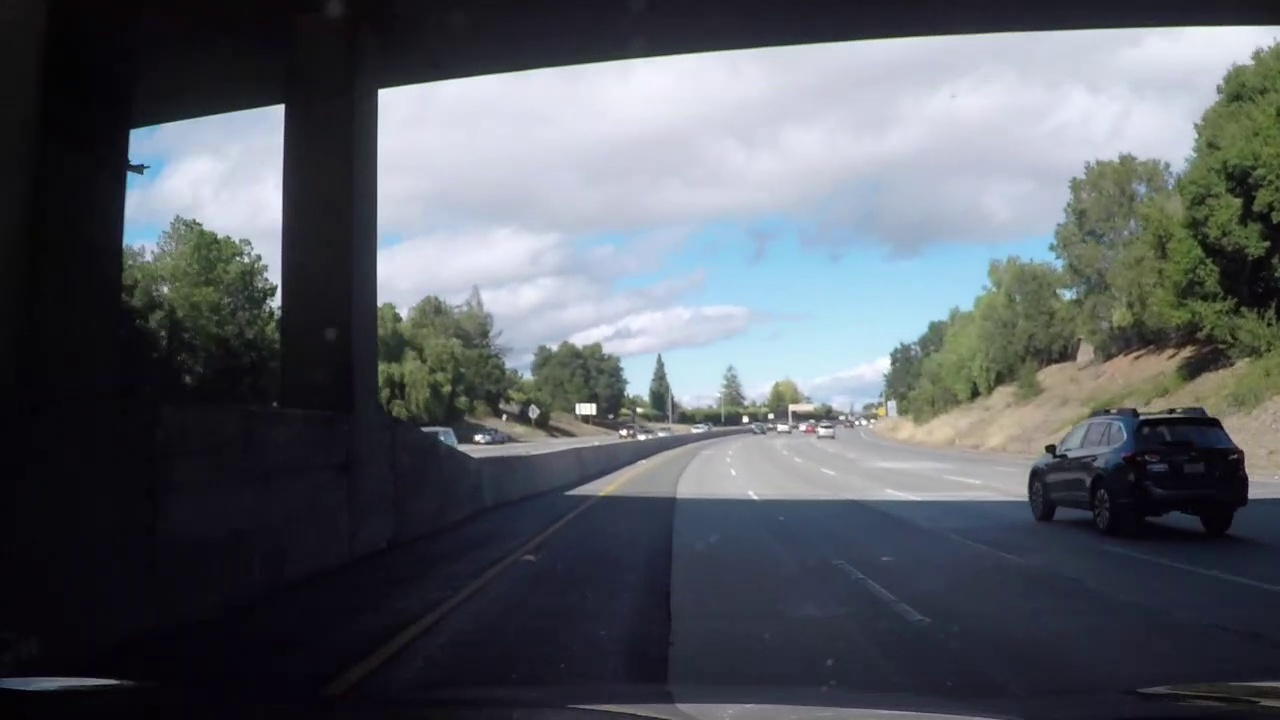
#> input picture test_images/challenge_video_frame_140.jpg, 1280 x 720 px; its folder holds only this picture in this run
$ python -i Thresholding.py   (imports and definitions only)   (older library calls are emulated)
#> lines starting #> are read from the running program, lines starting #| are printed output that depends on the picture; after the words box and inside, x2 and y2 are one past the last pixel; in counts of white or black regions, pixels touching at a corner belong together
#> further down, picture is the input picture: shape (720, 1280, 3); mean B, G, R 99, 92.5, 87.7
### utils.py
import numpy as np
import matplotlib.pyplot as plt
import matplotlib.image as mpimg
import cv2
import glob
import pickle

_parameters = {
    "s_thresh_low" : 10,
    "s_thresh_high" : 300,
    "sx_thresh_low": 0,
    "sx_thresh_high": 255,
    "region_of_interest": np.ones((720, 1280), dtype=np.bool),
    "src_vertices": np.float32([(550, 460),    # top-left
                                (150, 720),    # bottom-left
                                (1200, 720),   # bottom-right
                                (770, 460)]),  # top-right
    "dst_vertices": np.float32([(100, 0),
                                (100, 720),
                                (1100, 720),
                                (1100, 0)]),
    "nwindows": 9,
    "margin": 100,
    "minpix": 50
}

# [23 lines left out: functions display_images, display_polynomial, not called in this run]

def get_params():
    return _parameters

def set_params(params):
    _parameters = params

# [11 lines left out: functions save_params, load_params, not called in this run]

### Thresholding.py
import cv2
from utils import *

MOUSE_SIZE = 10

class Thresholding:
    """ This class is for extracting relevant pixels in an image.

    Attributes:
        parameters (dict): Dictionary contains all parameters needed for the pipeline
        s_thresh (tuple): Low and high value of S channel in HLS color space
        sx_thresh (tuple): Low and high value of change in x direction
        window_name (str): Name of the window when display() is called
        img (np.array): Image that is being processed
    """
    def __init__(self):
        """ Init Thresholding."""
        self.parameters = get_params()
        self.s_thresh = (self.parameters["s_thresh_low"], self.parameters["s_thresh_high"])
        self.sx_thresh = (self.parameters["sx_thresh_low"], self.parameters["sx_thresh_high"])
        self.roi = self.parameters["region_of_interest"]
        self.window_name = "thresholded"
        self.img = None

        self._left_clicked = False
        self._right_clicked = False

    def houghlines(self, gray):
        """ Take an image and find lines in it."""
        edges = cv2.Canny(gray, 50, 150, apertureSize=3, L2gradient=True)
        cv2.imshow("Canny", edges)
        return edges

    def forward(self, img):
        """ Take an image and extract all relavant pixels.

        Parameters:
            img (np.array): An image

        Returns:
            binary (np.array): A binary image
        """
        # Convert to HLS color space and separate the S channel
        hls = cv2.cvtColor(img, cv2.COLOR_BGR2HLS)
#> hls: shape (720, 1280, 3); mean of channels 0, 1, 2 103.8, 93.8, 59.5
        # hls = cv2.cvtColor(img, cv2.COLOR_RGB2HLS)
        s_channel = hls[:,:,2]
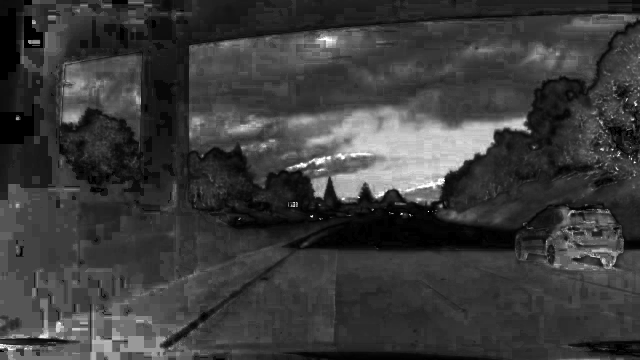
#> s_channel: shape (720, 1280) (shown at 1/2 size); min 0, max 255, mean 59.5
        cv2.imshow("S channel", s_channel)
        cv2.imshow("Region of interest", (np.uint8(self.roi) * 255))

        gray = cv2.cvtColor(img, cv2.COLOR_BGR2GRAY)
        # gray = cv2.cvtColor(img, cv2.COLOR_RGB2GRAY)
        gray = cv2.GaussianBlur(gray, ksize=(3, 3), sigmaX=5)

        gray = self.houghlines(gray)
#> in houghlines, `edges = cv2.Canny(gray, 50, 150, apertureSize=3, L2gradient=True)`:
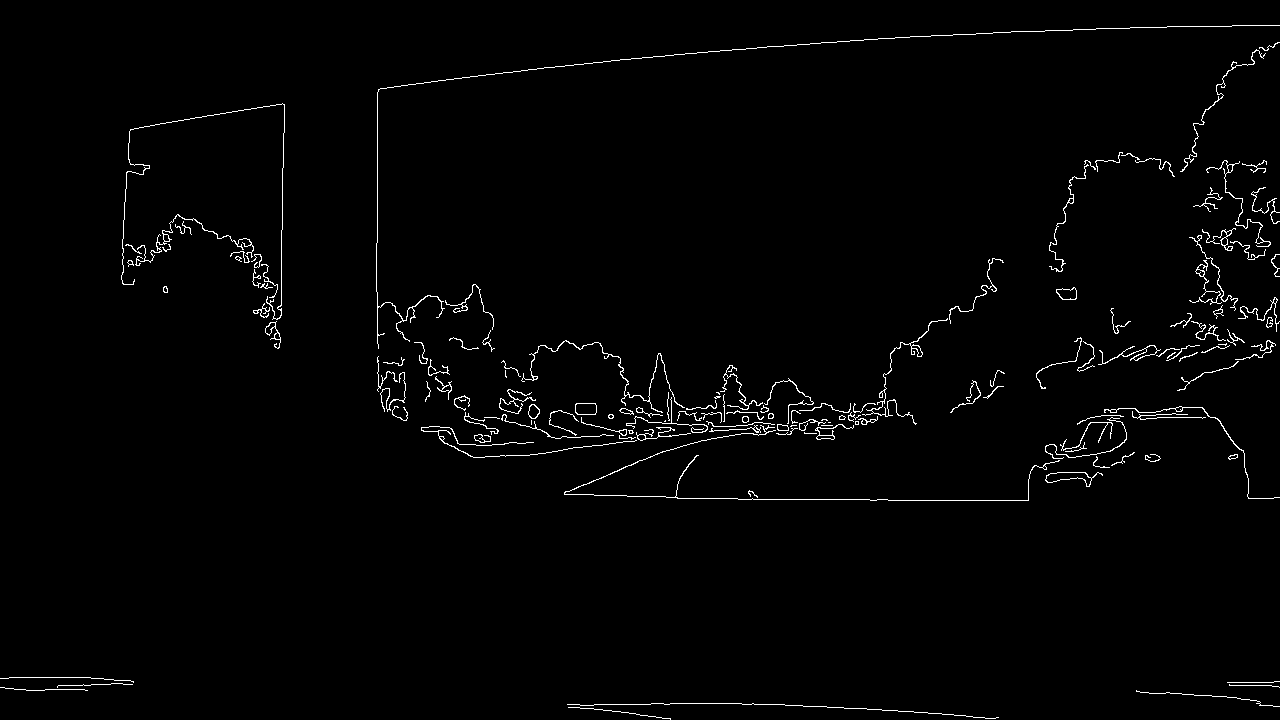
#> edges: shape (720, 1280); 1.5% white in thin lines or dots

        # Sobel x
        sobelx = cv2.Sobel(gray, cv2.CV_64F, 1, 0, ksize=3)
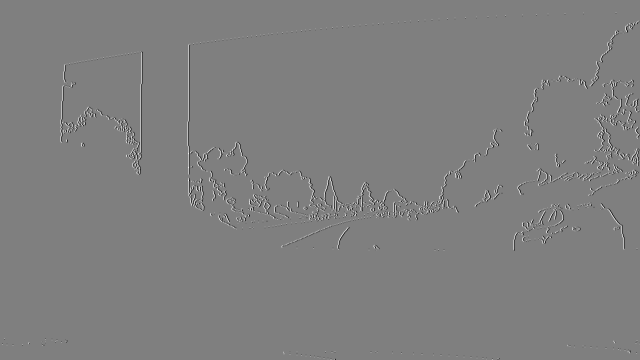
#> sobelx: shape (720, 1280) float64 (shown at 1/2 size); min -1020, max 1020, mean 0; drawn with min black and max white
        abs_sobel = np.abs(sobelx)
        scaled_sobel = np.uint8(255*abs_sobel/np.max(abs_sobel))

        # Threshold x gradient
        sxbinary = np.uint8((scaled_sobel >= self.sx_thresh[0]) & (scaled_sobel <= self.sx_thresh[1]))
#> sxbinary: shape (720, 1280); every value is 1

        # Threshold color channel
        s_binary = np.uint8((s_channel >= self.s_thresh[0]) & (s_channel <= self.s_thresh[1]))
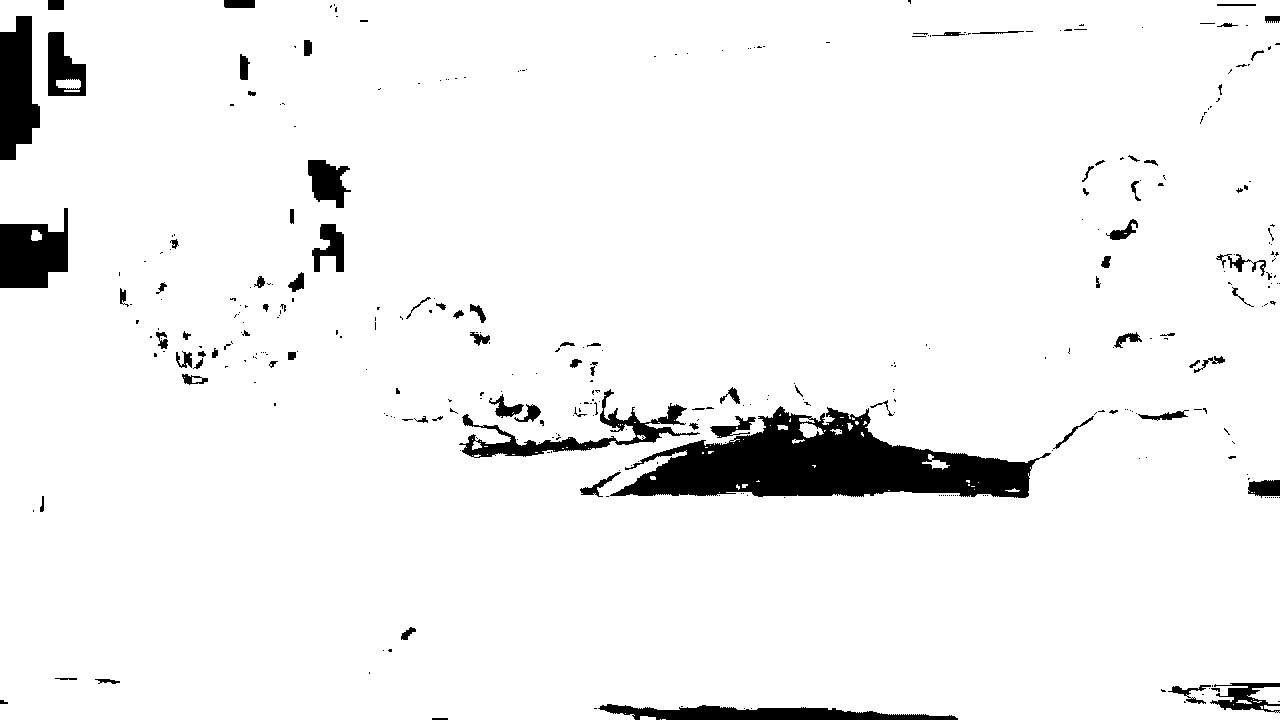
#> s_binary: shape (720, 1280); values 0 (black) and 1 (white), 94.7% white; 358 black regions (271 under 20 px), largest, box (x1, y1, x2, y2) and area: (610, 406, 1051, 498) 20727, (0, 16, 40, 160) 4284, (0, 208, 68, 288) 3869
        # print(s_binary.shape)
        # print(self.roi.shape)
        binary = ((s_binary | sxbinary) & self.roi) * 255
        return binary

    # [31 lines left out: functions display, create_trackbar, trackbar_callback, not called in this run]

    def save_parameters(self):
        set_params(self.parameters)

    # [47 lines left out: function mouse_callback, not called in this run]

>>> import cv2
>>> picture = cv2.imread('test_images/challenge_video_frame_140.jpg')
>>> result = Thresholding().forward(picture)

$ run again, on test_images/challenge_video_test1.jpg
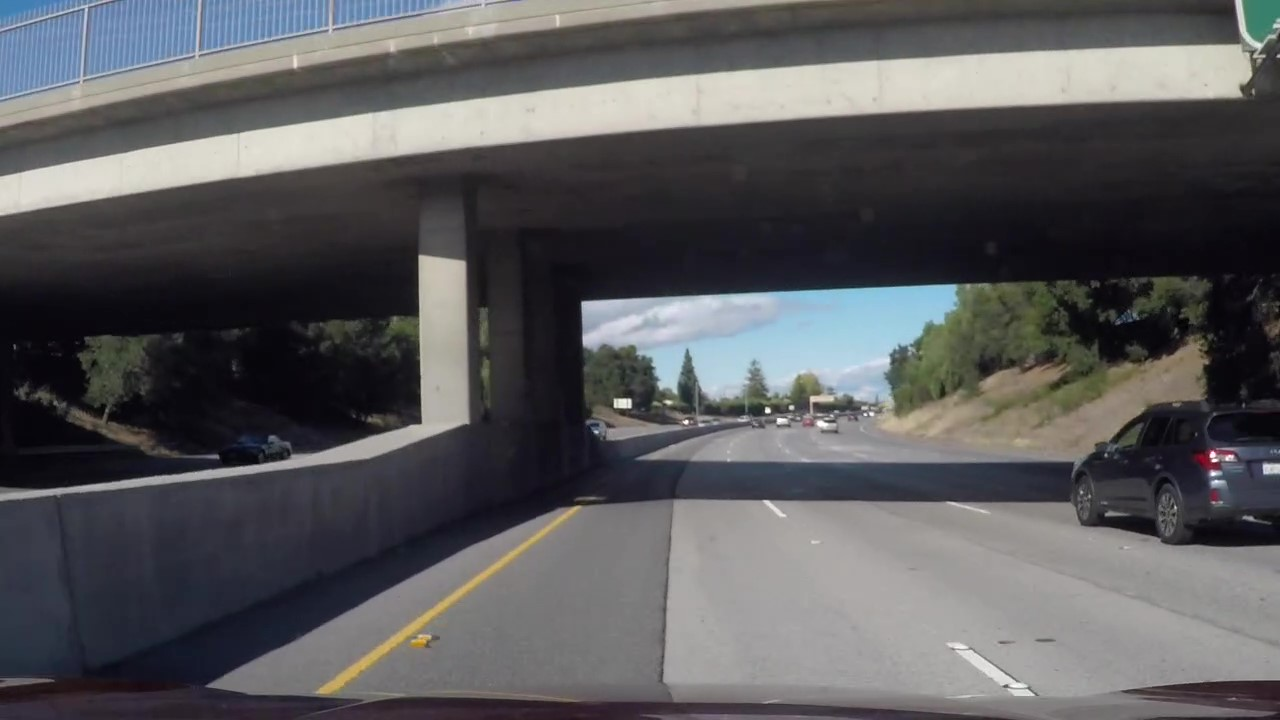
#> input picture test_images/challenge_video_test1.jpg, 1280 x 720 px
#> picture is the input picture: shape (720, 1280, 3); mean B, G, R 92.1, 89.9, 90
#> hls: shape (720, 1280, 3); mean of channels 0, 1, 2 91.6, 90.9, 27.8
#> in houghlines, `edges = cv2.Canny(gray, 50, 150, apertureSize=3, L2gradient=True)`:
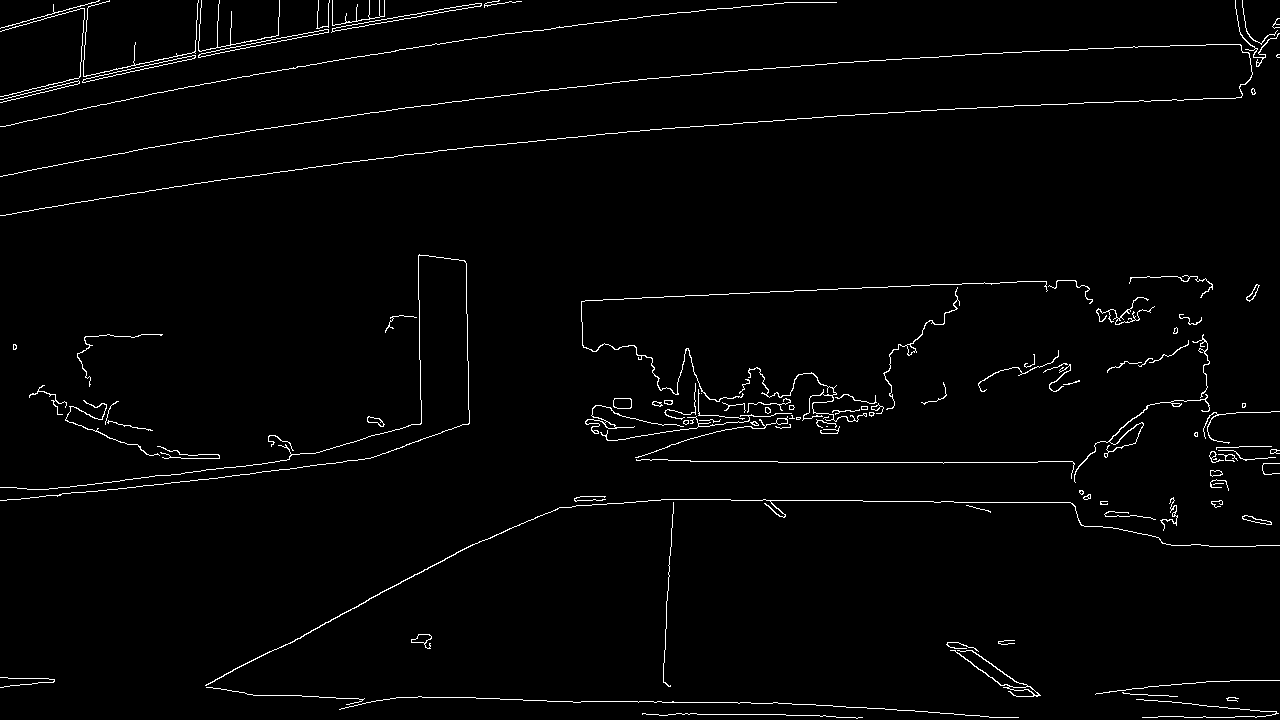
#> edges: shape (720, 1280); 1.9% white in thin lines or dots
#> sxbinary: shape (720, 1280); every value is 1
#> in forward, `s_binary = np.uint8((s_channel >= self.s_thresh[0]) & (s_channel <= se..`:
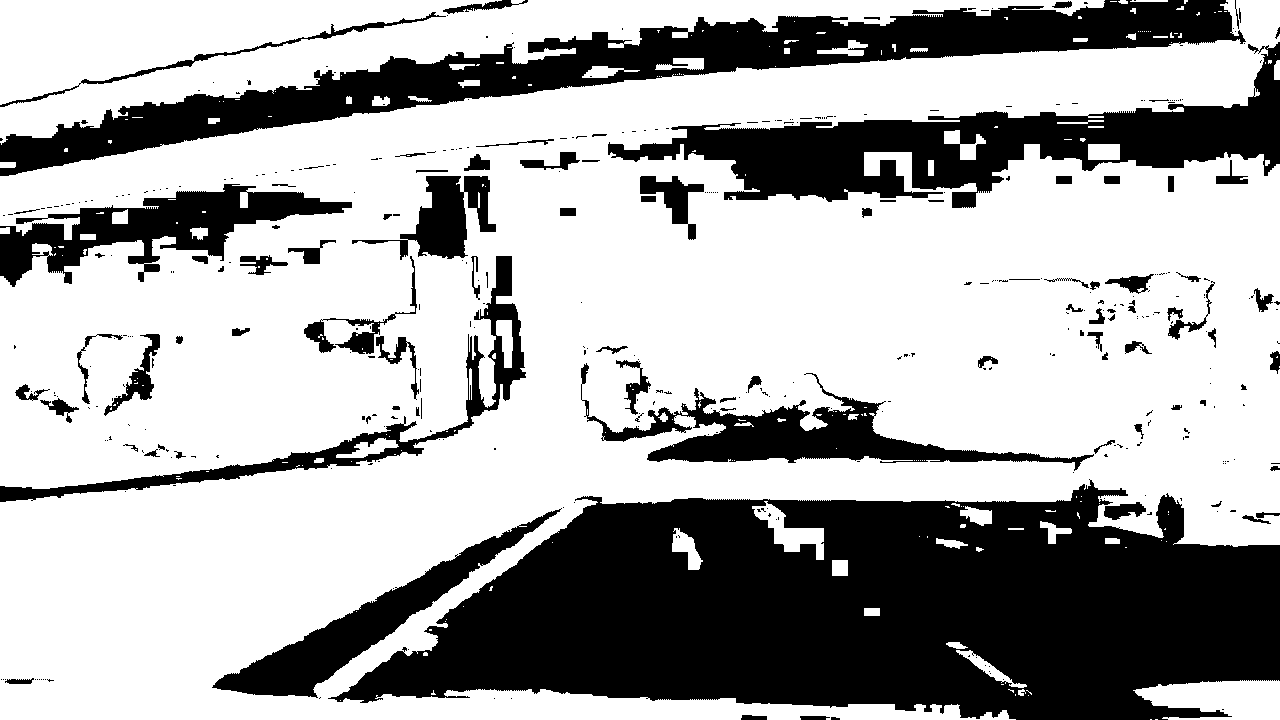
#> s_binary: shape (720, 1280); values 0 (black) and 1 (white), 66.7% white; 409 black regions (308 under 20 px), largest, box (x1, y1, x2, y2) and area: (328, 479, 1280, 720) 153062, (0, 0, 1246, 176) 50300, (608, 42, 1280, 208) 35132

$ run again, on test_images/challenge_video_test2.jpg
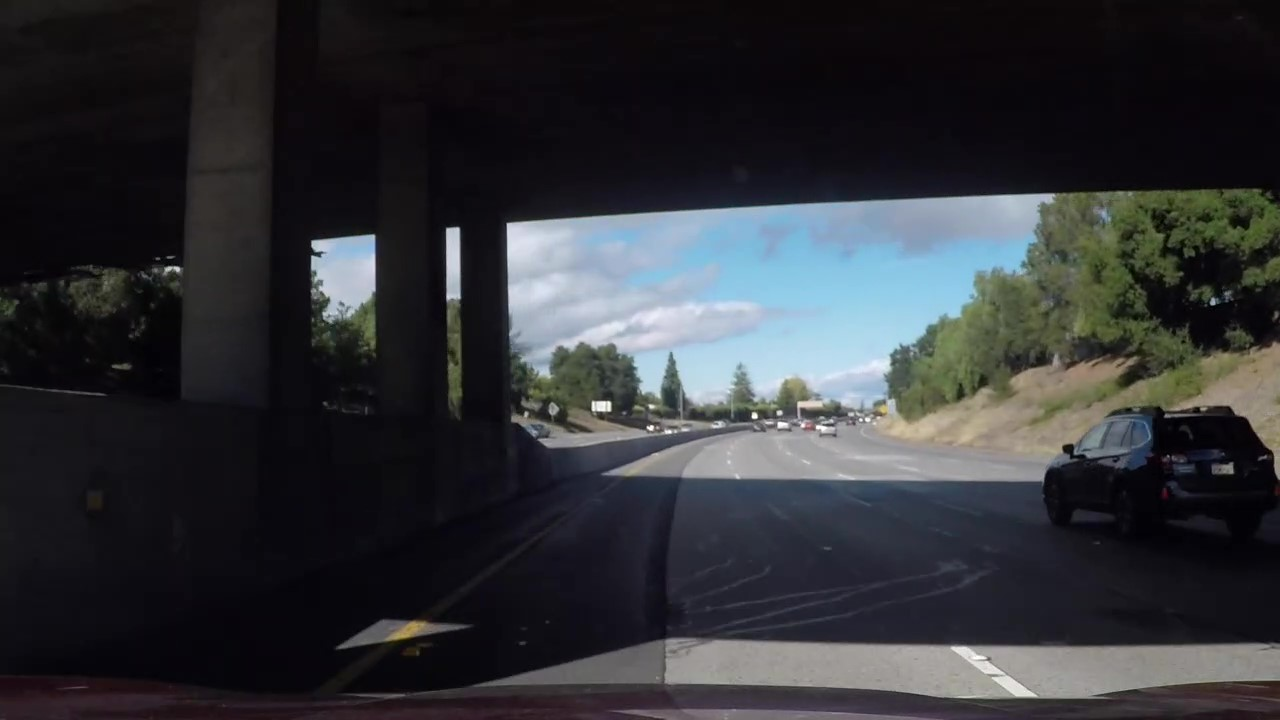
#> input picture test_images/challenge_video_test2.jpg, 1280 x 720 px
#> picture is the input picture: shape (720, 1280, 3); mean B, G, R 54.7, 50.8, 49.2
#> hls: shape (720, 1280, 3); mean of channels 0, 1, 2 111.4, 51.8, 48.9
#> in houghlines, `edges = cv2.Canny(gray, 50, 150, apertureSize=3, L2gradient=True)`:
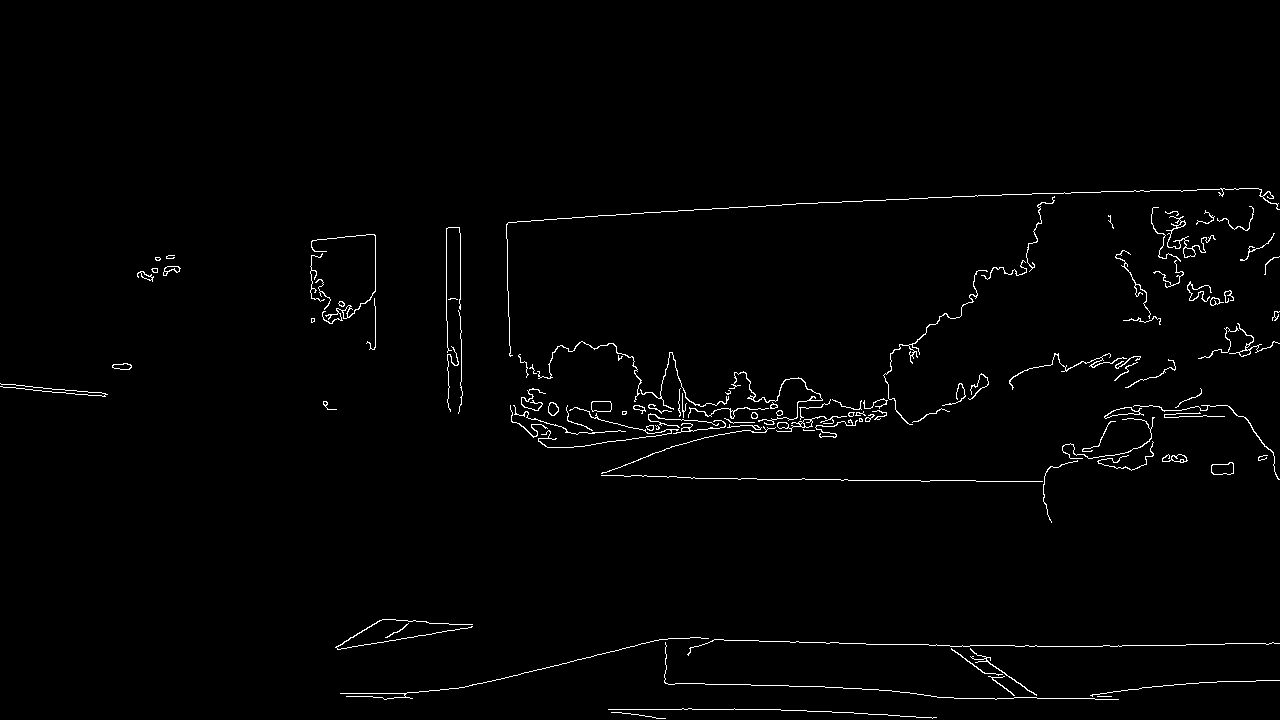
#> edges: shape (720, 1280); 1.4% white in thin lines or dots, all inside (x1, y1, x2, y2) = (0, 188, 1280, 719)
#> sxbinary: shape (720, 1280); every value is 1
#> in forward, `s_binary = np.uint8((s_channel >= self.s_thresh[0]) & (s_channel <= se..`:
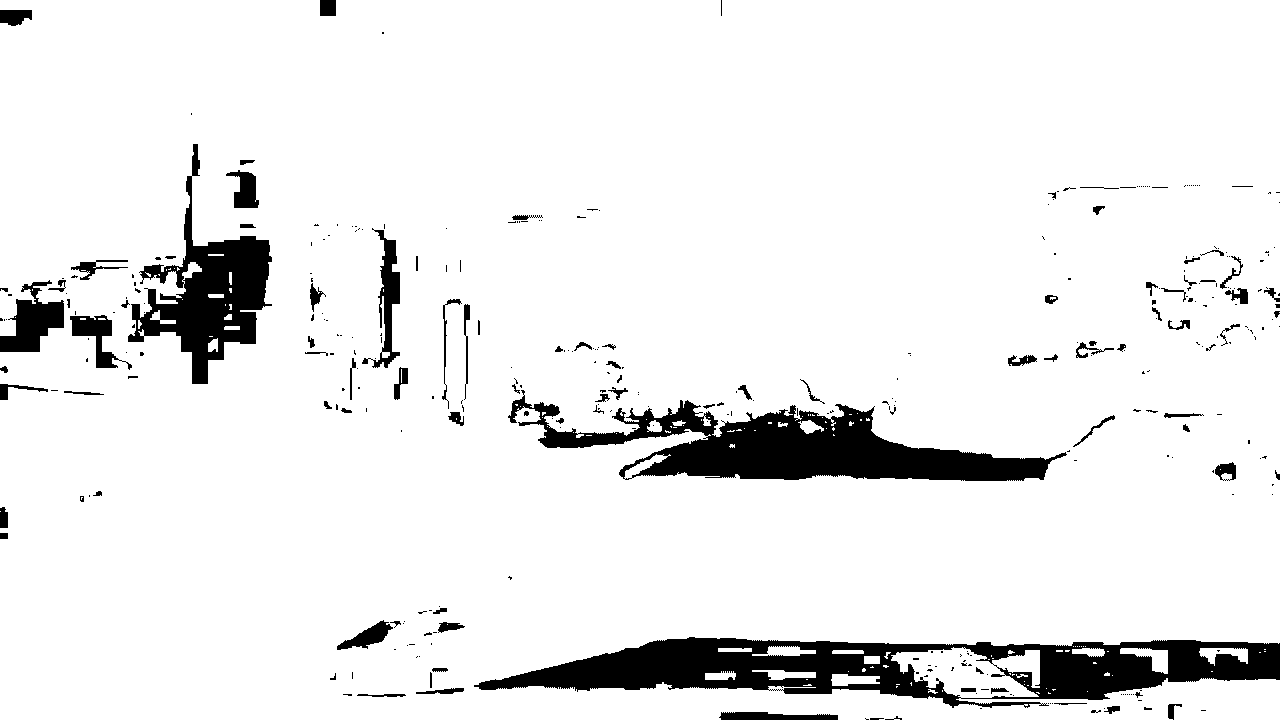
#> s_binary: shape (720, 1280); values 0 (black) and 1 (white), 91.9% white; 358 black regions (259 under 20 px), largest, box (x1, y1, x2, y2) and area: (474, 637, 1280, 708) 26992, (508, 390, 1067, 481) 20259, (128, 144, 272, 384) 11286
